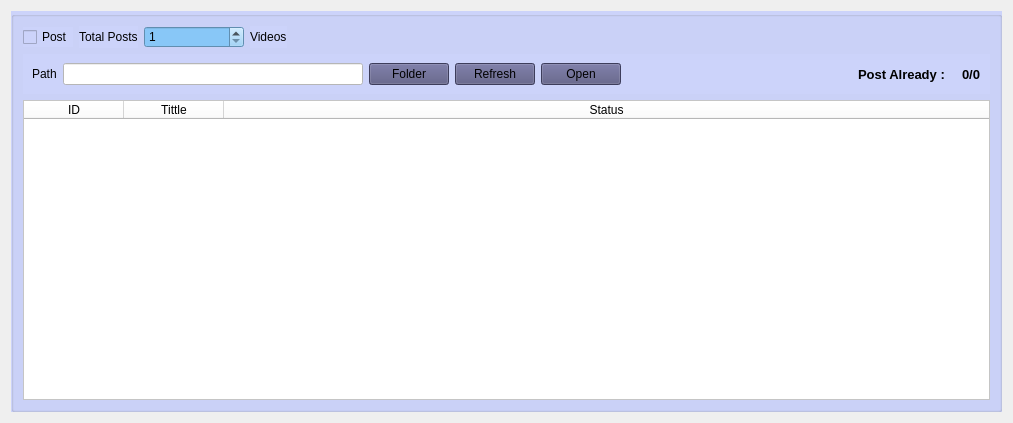
           <widget class="QWidget" name="tab_5">
            <attribute name="title">
             <string>Post Story</string>
            </attribute>
            <layout class="QGridLayout" name="gridLayout_25">
             <item row="2" column="0" rowspan="2" colspan="2">
              <widget class="QGroupBox" name="groupBox_40">
               <property name="styleSheet">
                <string notr="true">background-color: rgb(204, 211, 250);</string>
               </property>
               <property name="title">
                <string/>
               </property>
               <layout class="QVBoxLayout" name="verticalLayout_14">
                <item>
                 <layout class="QHBoxLayout" name="horizontalLayout_48" stretch="0,0,0,0,0">
                  <item>
                   <widget class="QCheckBox" name="post_story">
                    <property name="styleSheet">
                     <string notr="true">background-color: rgb(204, 211, 250);</string>
                    </property>
                    <property name="text">
                     <string>Post</string>
                    </property>
                   </widget>
                  </item>
                  <item>
                   <widget class="QLabel" name="label_25">
                    <property name="text">
                     <string>Total Posts</string>
                    </property>
                   </widget>
                  </item>
                  <item>
                   <widget class="QSpinBox" name="total_post_story">
                    <property name="minimumSize">
                     <size>
                      <width>100</width>
                      <height>0</height>
                     </size>
                    </property>
                    <property name="styleSheet">
                     <string notr="true">background-color: rgb(136, 199, 247);</string>
                    </property>
                    <property name="minimum">
                     <number>1</number>
                    </property>
                   </widget>
                  </item>
                  <item>
                   <widget class="QLabel" name="label_26">
                    <property name="text">
                     <string>Videos</string>
                    </property>
                   </widget>
                  </item>
                  <item>
                   <spacer name="horizontalSpacer_3">
                    <property name="orientation">
                     <enum>Qt::Horizontal</enum>
                    </property>
                    <property name="sizeHint" stdset="0">
                     <size>
                      <width>40</width>
                      <height>20</height>
                     </size>
                    </property>
                   </spacer>
                  </item>
                 </layout>
                </item>
                <item>
                 <widget class="QWidget" name="widget_24" native="true">
                  <property name="styleSheet">
                   <string notr="true"/>
                  </property>
                  <layout class="QHBoxLayout" name="horizontalLayout_34">
                   <item>
                    <widget class="QLabel" name="label_22">
                     <property name="styleSheet">
                      <string notr="true"/>
                     </property>
                     <property name="text">
                      <string>Path</string>
                     </property>
                    </widget>
                   </item>
                   <item>
                    <widget class="QLineEdit" name="story_path">
                     <property name="minimumSize">
                      <size>
                       <width>300</width>
                       <height>0</height>
                      </size>
                     </property>
                     <property name="styleSheet">
                      <string notr="true">background-color: rgb(255, 255, 255);</string>
                     </property>
                    </widget>
                   </item>
                   <item>
                    <widget class="QPushButton" name="browse_story_path">
                     <property name="cursor">
                      <cursorShape>PointingHandCursor</cursorShape>
                     </property>
                     <property name="styleSheet">
                      <string notr="true">background-color: rgb(85, 85, 127);</string>
                     </property>
                     <property name="text">
                      <string>Folder</string>
                     </property>
                     <property name="icon">
                      <iconset resource="../ui/resources.qrc">
                       <normaloff>:/icons/images/folder.png</normaloff>:/icons/images/folder.png</iconset>
                     </property>
                     <property name="iconSize">
                      <size>
                       <width>20</width>
                       <height>24</height>
                      </size>
                     </property>
                    </widget>
                   </item>
                   <item>
                    <widget class="QPushButton" name="refresh_story_path">
                     <property name="cursor">
                      <cursorShape>PointingHandCursor</cursorShape>
                     </property>
                     <property name="styleSheet">
                      <string notr="true">background-color: rgb(85, 85, 127);</string>
                     </property>
                     <property name="text">
                      <string>Refresh</string>
                     </property>
                     <property name="icon">
                      <iconset resource="../ui/resources.qrc">
                       <normaloff>:/icons/images/refresh.png</normaloff>:/icons/images/refresh.png</iconset>
                     </property>
                     <property name="iconSize">
                      <size>
                       <width>20</width>
                       <height>24</height>
                      </size>
                     </property>
                    </widget>
                   </item>
                   <item>
                    <widget class="QPushButton" name="open_location_story">
                     <property name="cursor">
                      <cursorShape>PointingHandCursor</cursorShape>
                     </property>
                     <property name="styleSheet">
                      <string notr="true">background-color: rgb(85, 85, 127);</string>
                     </property>
                     <property name="text">
                      <string>Open</string>
                     </property>
                     <property name="icon">
                      <iconset resource="../ui/resources.qrc">
                       <normaloff>:/icons/images/1333974.png</normaloff>:/icons/images/1333974.png</iconset>
                     </property>
                     <property name="iconSize">
                      <size>
                       <width>20</width>
                       <height>24</height>
                      </size>
                     </property>
                    </widget>
                   </item>
                   <item>
                    <spacer name="horizontalSpacer_15">
                     <property name="orientation">
                      <enum>Qt::Horizontal</enum>
                     </property>
                     <property name="sizeHint" stdset="0">
                      <size>
                       <width>231</width>
                       <height>20</height>
                      </size>
                     </property>
                    </spacer>
                   </item>
                   <item>
                    <widget class="QLabel" name="label_24">
                     <property name="font">
                      <font>
                       <pointsize>10</pointsize>
                       <bold>true</bold>
                      </font>
                     </property>
                     <property name="text">
                      <string>Post Already :   </string>
                     </property>
                    </widget>
                   </item>
                   <item>
                    <widget class="QLabel" name="story_post_ready">
                     <property name="font">
                      <font>
                       <pointsize>10</pointsize>
                       <bold>true</bold>
                      </font>
                     </property>
                     <property name="text">
                      <string>0/0</string>
                     </property>
                    </widget>
                   </item>
                  </layout>
                 </widget>
                </item>
                <item>
                 <widget class="QTableWidget" name="story_table">
                  <property name="minimumSize">
                   <size>
                    <width>0</width>
                    <height>300</height>
                   </size>
                  </property>
                  <property name="font">
                   <font>
                    <family>Noto Sans Khmer</family>
                   </font>
                  </property>
                  <property name="focusPolicy">
                   <enum>Qt::NoFocus</enum>
                  </property>
                  <property name="styleSheet">
                   <string notr="true">background-color: rgb(255, 255, 255);</string>
                  </property>
                  <property name="editTriggers">
                   <set>QAbstractItemView::NoEditTriggers</set>
                  </property>
                  <property name="dragDropOverwriteMode">
                   <bool>false</bool>
                  </property>
                  <property name="selectionMode">
                   <enum>QAbstractItemView::NoSelection</enum>
                  </property>
                  <property name="selectionBehavior">
                   <enum>QAbstractItemView::SelectRows</enum>
                  </property>
                  <property name="verticalScrollMode">
                   <enum>QAbstractItemView::ScrollPerPixel</enum>
                  </property>
                  <property name="horizontalScrollMode">
                   <enum>QAbstractItemView::ScrollPerPixel</enum>
                  </property>
                  <property name="showGrid">
                   <bool>false</bool>
                  </property>
                  <property name="gridStyle">
                   <enum>Qt::NoPen</enum>
                  </property>
                  <property name="sortingEnabled">
                   <bool>true</bool>
                  </property>
                  <property name="cornerButtonEnabled">
                   <bool>true</bool>
                  </property>
                  <attribute name="horizontalHeaderStretchLastSection">
                   <bool>true</bool>
                  </attribute>
                  <attribute name="verticalHeaderShowSortIndicator" stdset="0">
                   <bool>true</bool>
                  </attribute>
                  <attribute name="verticalHeaderStretchLastSection">
                   <bool>false</bool>
                  </attribute>
                  <column>
                   <property name="text">
                    <string>ID</string>
                   </property>
                  </column>
                  <column>
                   <property name="text">
                    <string>Tittle</string>
                   </property>
                  </column>
                  <column>
                   <property name="text">
                    <string>Status</string>
                   </property>
                  </column>
                 </widget>
                </item>
               </layout>
              </widget>
             </item>
            </layout>
           </widget>
